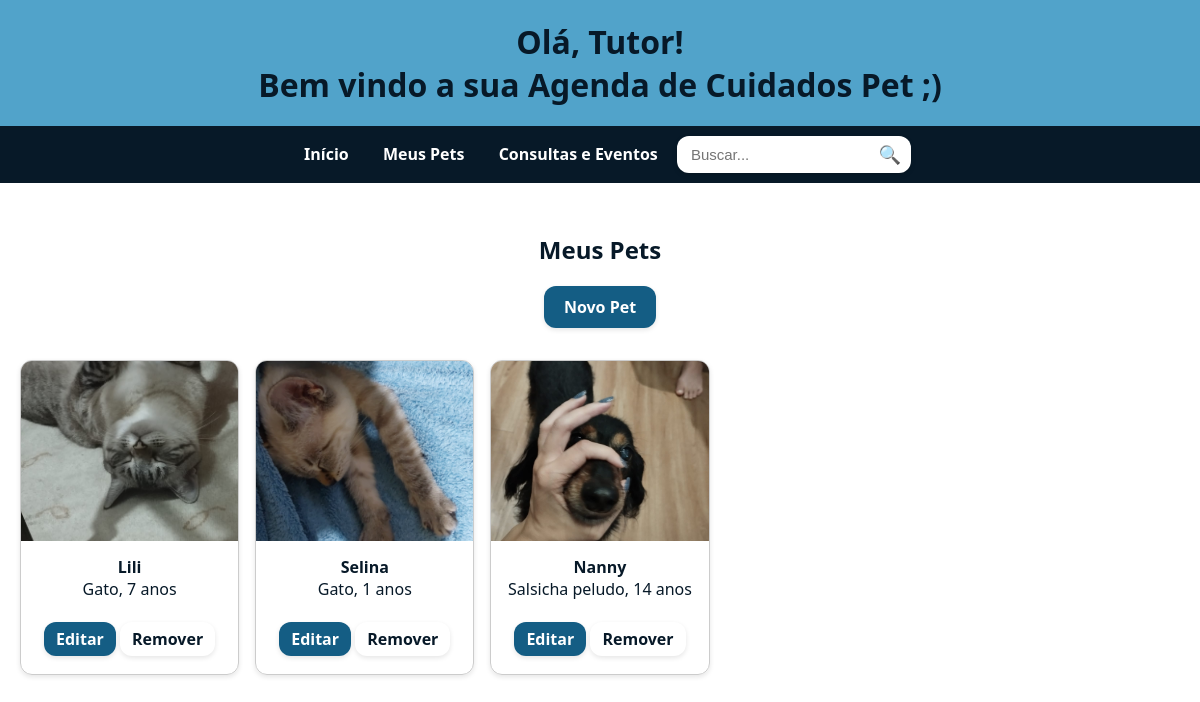
The app's page /pets/, older data.
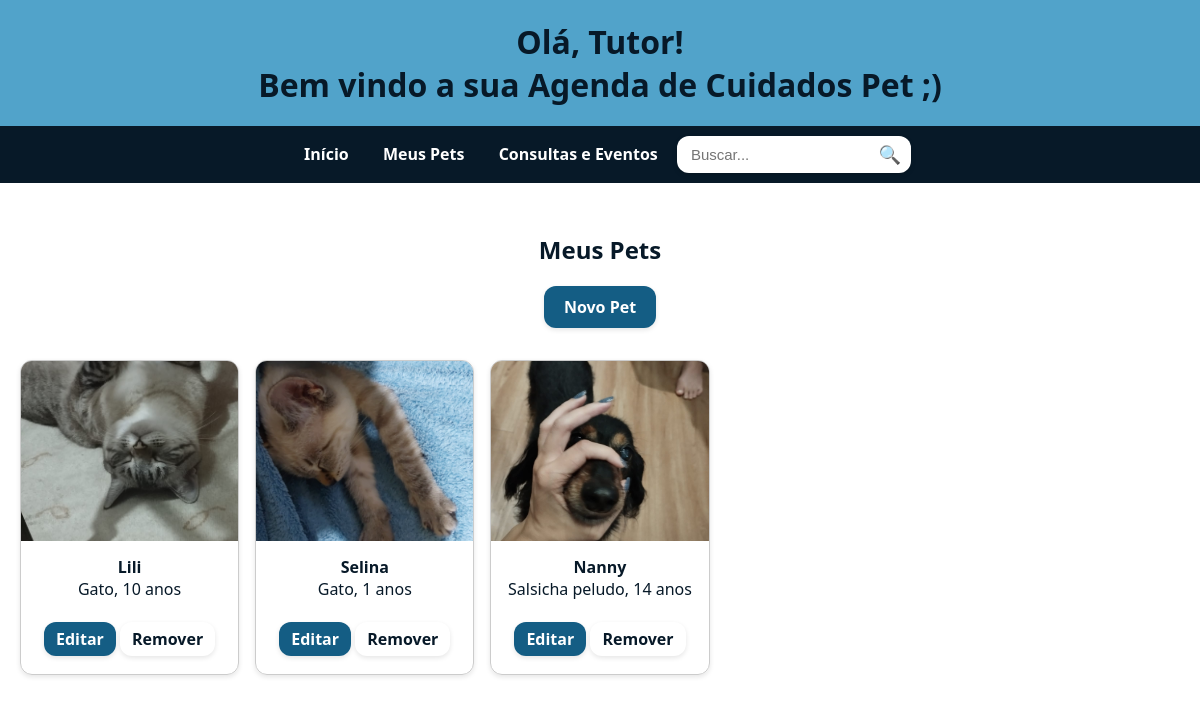
The same page, newer data.
### agenda/models.py (models this page shows, shortened)
class Pet(models.Model):
    nome = models.CharField(max_length=100)
    idade = models.PositiveIntegerField()
    especie = models.CharField(max_length=50)
    foto = models.ImageField(upload_to='pets/')

### agenda/views.py (the view)
# urls.py: path('pets/', views.listar_pets, name='listar_pets'),
def listar_pets(request):
    pets = Pet.objects.all()
    return render(request, 'agenda/listar_pets.html', {'pets': pets})

### agenda/templates/agenda/listar_pets.html
{% extends 'agenda/base.html' %}
{% block content %}
  <h2>Meus Pets</h2>
  <a href="{% url 'adicionar_pet' %}" class="create-buttom">Novo Pet</a>
  <div style="display: grid; grid-template-columns: repeat(auto-fill, minmax(200px, 1fr)); gap: 1rem; margin-top: 1rem;">
    {% for pet in pets %}
      <div style="border: 1px solid #ccc; border-radius: 12px; overflow: hidden; box-shadow: 0 2px 5px rgba(0,0,0,0.1); text-align: center;">
        {% if pet.foto %}
          <img src="{{ pet.foto.url }}" alt="Foto de {{ pet.nome }}" style="width: 100%; height: 180px; object-fit: cover;">
        {% else %}
          <div style="width: 100%; height: 180px; background: #eee; display: flex; align-items: center; justify-content: center;">
            Sem foto
          </div>
        {% endif %}
        <div style="padding: 10px;">
          <strong>{{ pet.nome }}</strong><br>
          <span>{{ pet.especie }}, {{ pet.idade }} anos</span><br><br>
          <a href="{% url 'editar_pet' pet.id %}" class="edit-buttom">Editar</a>
          <a href="{% url 'remover_pet' pet.id %}" class="delete-buttom">Remover</a>
        </div>
      </div>
    {% endfor %}
  </div>
{% endblock %}

Row changes from the older to the newer data that the page shows:
changed Pet "Lili": idade "7" → "10"
